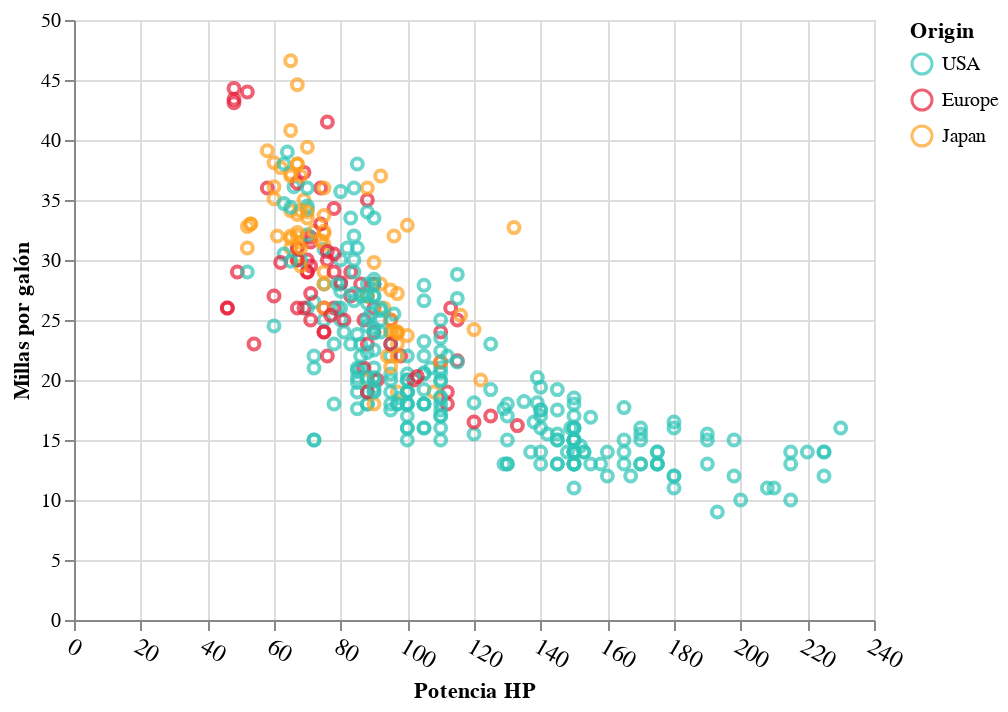

Source (notebook cell):
### Code cell
alt.Chart(cars).mark_point().encode(
    x = alt.X('Horsepower:Q', title='Potencia HP', axis = alt.Axis(labelAngle=30, labelFontSize=12)),
    y = alt.Y('Miles_per_Gallon:Q', title = 'Millas por galón', axis = alt.Axis(grid=True, titleAnchor='middle', titleAngle = 270, labelFontSize=10)),
    color = alt.Color('Origin:N', scale=alt.Scale(domain=origin, range=colors)), 
    tooltip = [alt.Tooltip('Name', title='Nombre'), 
               alt.Tooltip('Miles_per_Gallon', title='Millas por galón'), 
               alt.Tooltip('Horsepower', title='Caballos de fuerza'), 
               alt.Tooltip('Origin', title='Origen'), 
               alt.Tooltip('Year', title='Año')]
)

### Figure 1 — Vega-Lite specification as saved in the notebook (floating-point values rounded to 4 significant figures; data arrays with more than 128 entries replaced by an {"elided": "..."} marker saying what was removed)
{"config": {"view": {"continuousWidth": 400, "continuousHeight": 300}}, "data": {"name": "data-f02450ab61490a1363517a0190416235"}, "mark": "point", "encoding": {"color": {"field": "Origin", "scale": {"domain": ["USA", "Europe", "Japan"], "range": ["#2ec4b6", "#e71d36", "#ff9f1c"]}, "type": "nominal"}, "tooltip": [{"field": "Name", "title": "Nombre", "type": "nominal"}, {"field": "Miles_per_Gallon", "title": "Millas por galón", "type": "quantitative"}, {"field": "Horsepower", "title": "Caballos de fuerza", "type": "quantitative"}, {"field": "Origin", "title": "Origen", "type": "nominal"}, {"field": "Year", "title": "Año", "type": "temporal"}], "x": {"axis": {"labelAngle": 30, "labelFontSize": 12}, "field": "Horsepower", "title": "Potencia HP", "type": "quantitative"}, "y": {"axis": {"grid": true, "labelFontSize": 10, "titleAnchor": "middle", "titleAngle": 270}, "field": "Miles_per_Gallon", "title": "Millas por galón", "type": "quantitative"}}, "$schema": "https://vega.github.io/schema/vega-lite/v4.17.0.json", "datasets": {"data-f02450ab61490a1363517a0190416235": {"elided": "406 records"}}}
